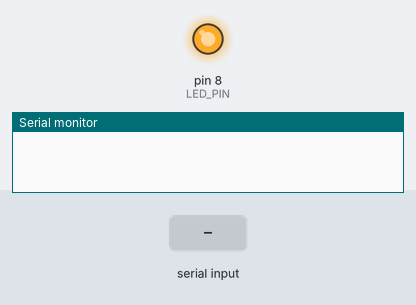
Bench run of a sketch on a simulated Arduino Uno, built with avr-gcc and run on an emulated ATmega328P. On the bench: output pins drawn as LEDs (lit = HIGH), the last lines printed to the serial monitor. Inputs (shaded band) come from the test bench.

Above: at 1.2 s.
1.3 s: "ON\n" received over Serial
At 1.9 s:
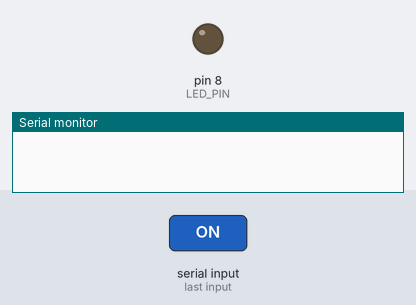
2.8 s: "OFF\n" received over Serial
At 3.1 s:
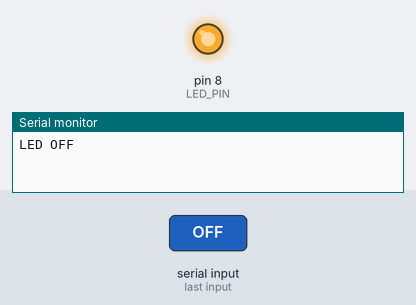
Timing chart, 0 to 5.8 s (numbered marks = the images above; inputs shaded):
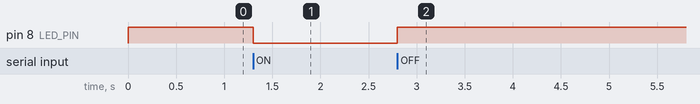

Measured:
- after the input at 1.3 s, pin 8 (LED_PIN): HIGH → LOW at once
- after the input at 2.8 s, pin 8 (LED_PIN): LOW → HIGH at once

The sketch:

Arduino_LED_Control.ino
```cpp
String cmd = "";
const int LED_PIN = 8;


void setup() {
  pinMode(LED_PIN, OUTPUT);
  digitalWrite(LED_PIN, HIGH);

  Serial.begin(115200);
}

void loop() {
  while(Serial.available()>0)
  {
    cmd = Serial.readStringUntil('\n');
      if(cmd == "ON")
      {
        digitalWrite(LED_PIN, LOW);
      }
      else if(cmd == "OFF")
      {
        digitalWrite(LED_PIN, HIGH);
        Serial.println("LED OFF");
      }
  }
}
```
